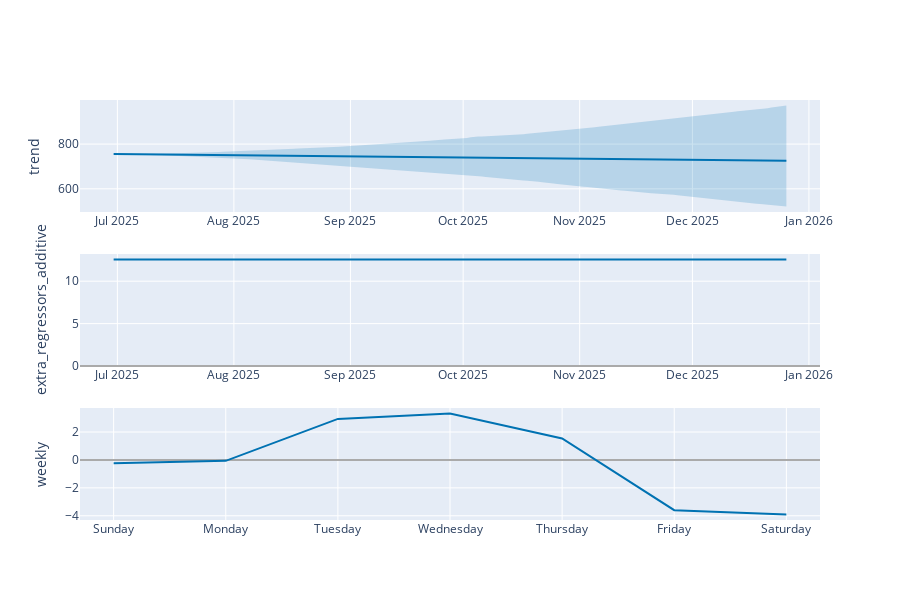

Notebook code cell kept with this figure:
### Code cell
from prophet.plot import plot_components_plotly
fig = plot_components_plotly(model, forecast)
fig.show()

### Figure 1 — Plotly figure (JSON) as saved in the notebook; plotly's stock layout.template omitted (floating-point values rounded to 4 significant figures; data arrays with more than 128 entries replaced by an {"elided": "..."} marker saying what was removed)
{"data": [{"line": {"color": "#0072B2", "width": 2}, "mode": "lines", "name": "trend", "type": "scatter", "x": {"elided": "180 str values"}, "xaxis": "x", "y": {"elided": "180 float values"}, "yaxis": "y"}, {"line": {"color": "rgba(0, 114, 178, 0.2)", "width": 0}, "mode": "lines", "name": "trend_upper", "type": "scatter", "x": {"elided": "180 str values"}, "xaxis": "x", "y": {"elided": "180 float values"}, "yaxis": "y"}, {"fill": "tonexty", "fillcolor": "rgba(0, 114, 178, 0.2)", "line": {"color": "rgba(0, 114, 178, 0.2)", "width": 0}, "mode": "lines", "name": "trend_lower", "type": "scatter", "x": {"elided": "180 str values"}, "xaxis": "x", "y": {"elided": "180 float values"}, "yaxis": "y"}, {"line": {"color": "#0072B2", "width": 2}, "mode": "lines", "name": "extra_regressors_additive", "type": "scatter", "x": {"elided": "180 str values"}, "xaxis": "x2", "y": {"elided": "180 float values"}, "yaxis": "y2"}, {"line": {"color": "#0072B2", "width": 2}, "mode": "lines", "name": "weekly", "type": "scatter", "x": ["2017-01-01T00:00:00.000000000", "2017-01-02T00:00:00.000000000", "2017-01-03T00:00:00.000000000", "2017-01-04T00:00:00.000000000", "2017-01-05T00:00:00.000000000", "2017-01-06T00:00:00.000000000", "2017-01-07T00:00:00.000000000"], "xaxis": "x3", "y": [-0.2363, -0.066, 2.941, 3.322, 1.541, -3.598, -3.903], "yaxis": "y3"}], "layout": {"height": 600, "showlegend": false, "width": 900, "xaxis": {"anchor": "y", "domain": [0, 1], "range": ["2025-06-21T01:12:00", "2026-01-03T22:48:00"], "type": "date"}, "xaxis2": {"anchor": "y2", "domain": [0, 1], "range": ["2025-06-21T01:12:00", "2026-01-03T22:48:00"], "type": "date"}, "xaxis3": {"anchor": "y3", "domain": [0, 1], "range": ["2016-12-31T16:48:00", "2017-01-07T07:12:00"], "tickformat": "%A", "type": "date"}, "yaxis": {"anchor": "x", "domain": [0.7333, 1], "rangemode": "normal", "title": {"text": "trend"}, "zerolinecolor": "#AAA"}, "yaxis2": {"anchor": "x2", "domain": [0.3667, 0.6333], "rangemode": "tozero", "title": {"text": "extra_regressors_additive"}, "zerolinecolor": "#AAA"}, "yaxis3": {"anchor": "x3", "domain": [0, 0.2667], "title": {"text": "weekly"}, "zerolinecolor": "#AAA"}}}
